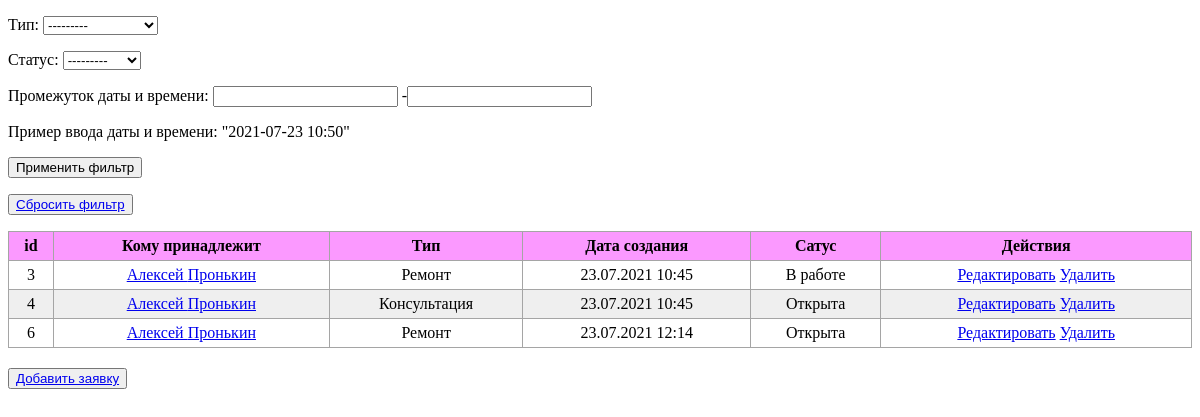
The app's page /queries (signed in) with its own data.
### CRM/models.py (models this page shows, shortened)
class Query(models.Model):
    repair = 'RE'
    service = 'SE'
    consultation = 'CO'
    FIELD_TYPE = [
        (repair, 'Ремонт'),
        (service, 'Обслуживание'),
        (consultation, 'Консультация')
    ]
    open = 'OP'
    in_work = 'IW'
    close = 'CL'
    FIELD_STATUS = [
        (open, 'Открыта'),
        (in_work, 'В работе'),
        (close, 'Закрыта')
    ]
    client = models.ForeignKey(Client, on_delete=models.CASCADE)
    type = models.CharField(max_length=2, choices=FIELD_TYPE)
    query_date_creation = models.DateTimeField(auto_now_add=True)
    status = models.CharField(max_length=2, choices=FIELD_STATUS)

class Client(models.Model):
    name = models.CharField(max_length=255, default='clientname')
    last_name = models.CharField(max_length=255, default='clientlastname')
    email = models.EmailField(null=True)

### CRM/views.py (the view)
# urls.py: path('queries', QueryList.as_view()),
@method_decorator(staff_member_required, name='dispatch')
class QueryList(ListView):
    model = Query
    queryset = Query.objects.all()
    template_name = 'query_list.html'
    context_object_name = 'queries'
    def get_context_data(self, **kwargs):
        context = super().get_context_data(**kwargs)
        context['filter'] = QueriesFilter(self.request.GET, queryset=self.get_queryset())
        return context

### templates/query_list.html (shortened to what this page needs)
{% extends 'default.html' %}
{% block content %}
    <form method="GET">
        {{ filter.form.as_p }}
        <p>Пример ввода даты и времени: "2021-07-23 10:50"</p>
        <p><input type="submit" value="Применить фильтр"></p>
    </form>
    <p><button><a href="/queries">Сбросить фильтр</a></button></p>
    <table>
            <tr>
                <th>id</th>
                <th>Кому принадлежит</th>
                <th>Тип</th>
                <th>Дата создания</th>
                <th>Сатус</th>
                <th>Действия</th>
            </tr>
            {% for query in filter.qs %}
                <tr>
                    <td>{{ query.id }}</td>
                    <td><a href="/clients/{{ query.client.id }}">{{ query.client.name }} {{ query.client.last_name }}</a></td>
                    <td>{{ query.get_type_display }}</td>
                    <td>{{ query.query_date_creation|date:'d.m.Y H:i' }}</td>
                    <td>{{ query.get_status_display }}</td>
                    <td><a href="queries/{{ query.id }}">Редактировать</a> <a href="/queries/delete/{{ query.id }}">Удалить</a></td>
                </tr>
            {% endfor %}
        </table>
    <button><a href="queries/add">Добавить заявку</a></button>
{% endblock content %}

### static/style/style.css (style rules this page uses)
table { text-align: center; width: 100%; margin-bottom: 20px; border: 1px solid #a5a5a5; border-collapse: collapse; }
th { font-weight: bold; padding: 5px; background: #fb99ff; border: 1px solid #a5a5a5; }
td { border: 1px solid #a5a5a5; padding: 5px; }
tr:nth-child(2n+1) { background: #efefef; }

### records on screen
Query: id "3", client.name "Алексей", client.last_name "Пронькин", type "Ремонт", query_date_creation "23.07.2021 10:45", status "В работе"
Query: id "4", client.name "Алексей", client.last_name "Пронькин", type "Консультация", query_date_creation "23.07.2021 10:45", status "Открыта"
Query: id "6", client.name "Алексей", client.last_name "Пронькин", type "Ремонт", query_date_creation "23.07.2021 12:14", status "Открыта"
